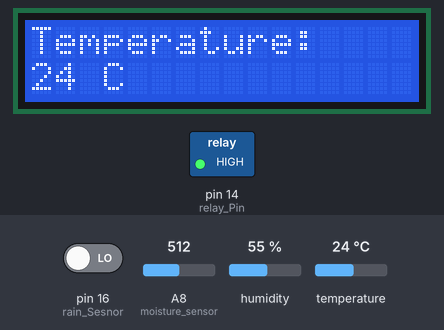
This sketch was run on a simulated Arduino Mega 2560, built with avr-gcc and run on an emulated ATmega2560. On the bench: 16×2 character LCD, switched loads named in the sketch (green lamp = pin HIGH). The inputs (shaded band) are chosen by the test bench; at power-on: humidity 55 %, temperature 24 °C, pin 16 (rain_Sesnor) LOW, A8 (moisture_sensor) = 512. What the sketch prints to the serial monitor is not drawn.

Above: at 28.2 s.
28.3 s: humidity set to 22 %
At 36.6 s:
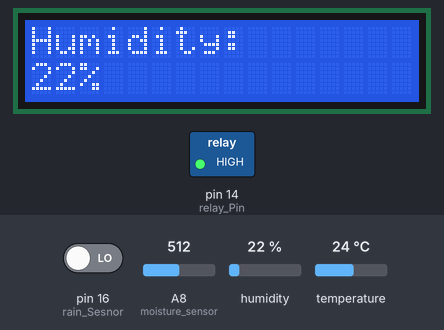
39.7 s: temperature set to 12 °C
At 48.8 s:
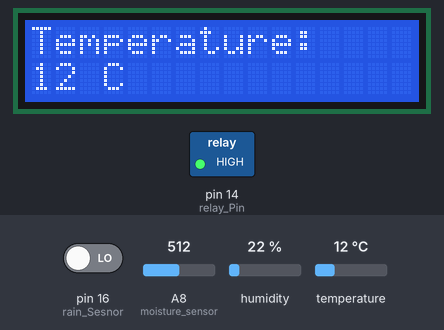
49.8 s: pin 16 (rain_Sesnor) driven HIGH
At 56.6 s:
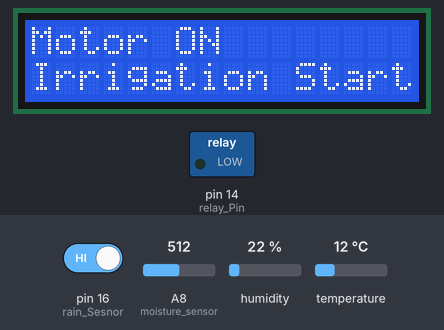
69.0 s: A8 (moisture_sensor) set to 446
At 74.2 s:
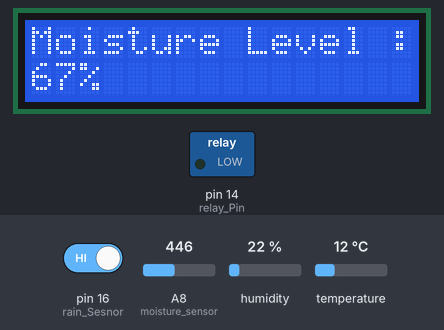
78.0 s: A8 (moisture_sensor) set to 422
At 86.1 s:
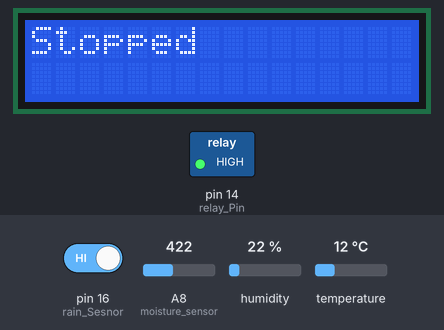
Timing chart, 0 to 87.6 s (numbered marks = the images above; inputs shaded):
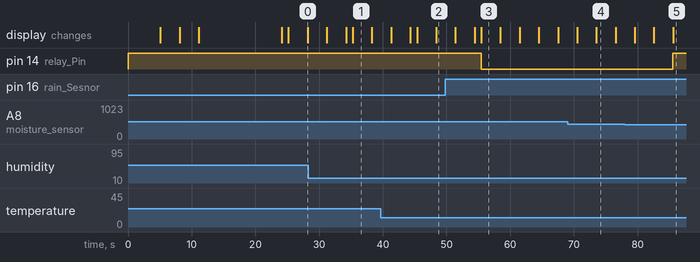

The sketch:

main-mega-final.ino
```cpp
#include <LiquidCrystal.h>
#include "DHT.h"
#include <ArduinoJson.h>

LiquidCrystal lcd(8, 9, 4, 5, 6, 7);
//constants
const String serial_number = "txt-tdt";
const int relay_Pin = 14;
const int DHT11_Sesnor = 21;
const int rain_Sesnor = 16;
const int low_threshold = 35;
const int high_threshold = 80;

const int moisture_sensor = A8;
const int AirValue = 510;  // This is the value of your sensor when you place it in the open air
const int WaterValue = 415;

//variables
int irrigationAction = -1, wait_for = 100;
int humudity_value, temprature_value, moisture_sensor_value, percent = 0;
bool rain_sensor_value;


#define DHTTYPE DHT11
DHT dht(DHT11_Sesnor, DHTTYPE);

void setup() {
  Serial.begin(9600);
  pinMode(relay_Pin, OUTPUT);
  digitalWrite(relay_Pin, HIGH);
  lcd.begin(16, 2);
  lcd.print("SMART IRRIGATION");
  lcd.setCursor(5, 1);
  lcd.print("SYSTEM");
  dht.begin();
  delay(5000);
  lcd.clear();
}
void loop() {
  String wifi_status;

  readDTH11_Sesnor();
  moisture_level_detected();

  // Construct the JSON payload
  DynamicJsonDocument jsonDoc(1024);
  jsonDoc["moisture"]["reading"] = percent;
  jsonDoc["temperature"]["reading"] = temprature_value;
  jsonDoc["humidity"]["reading"] = humudity_value;
  jsonDoc["serial_number"] = serial_number;
  Serial.flush();
  String payload;
  serializeJson(jsonDoc, payload);
  Serial.println(payload);

  //Wait for a trigger command from the receiver Arduino
  while (!Serial.available() && wait_for) {
    delay(100);
    wait_for--;
  }
  String payload2 = "";
  if (Serial.available()) {
    payload2 = Serial.readStringUntil('\n');
    delay(1000);
  }


  deserializeJson(jsonDoc, payload2);
  JsonObject root = jsonDoc.as<JsonObject>();
  irrigationAction = root["predict"];
  //  Serial.print(payload2);
  lcd.clear();
  lcd.print("schedule: ");
  lcd.print(irrigationAction);
  lcd.print("hr");
  delay(1000);

  if (irrigationAction == 0) {
    rain_sensor_value = digitalRead(rain_Sesnor);
    if (rain_sensor_value && percent < high_threshold) {
      water_motor_start();
      while (percent < high_threshold) {
        readDTH11_Sesnor();
        moisture_level_detected();
        rain_sensor_value = digitalRead(rain_Sesnor);
        if (!rain_sensor_value || percent > high_threshold) {
          digitalWrite(relay_Pin, HIGH);
          lcd.clear();
          lcd.print("Stopped");
          if (!rain_sensor_value) {
            lcd.setCursor(0, 1);
            lcd.print("Due to Rain");
          }
          delay(5000);
          return;
        }
      }
    }
    irrigationAction--;
  } else {
    while (irrigationAction > 0) {
      delay(1000);
      irrigationAction--;
    }
    irrigationAction--;
    rain_sensor_value = digitalRead(rain_Sesnor);
    if (rain_sensor_value && percent < high_threshold) {
      water_motor_start();
      while (percent < high_threshold) {

        readDTH11_Sesnor();
        moisture_level_detected();
        rain_sensor_value = digitalRead(rain_Sesnor);
        if (!rain_sensor_value || percent > high_threshold) {

          digitalWrite(relay_Pin, HIGH);
          lcd.clear();
          lcd.print("Stopped");
          if (!rain_sensor_value) {
            lcd.setCursor(0, 1);
            lcd.print("Due to Rain");

          } delay(5000);
          return;
        }
      }
    }
    digitalWrite(relay_Pin, HIGH);
    lcd.clear();
    lcd.print("Motor OFF");
    lcd.setCursor(0, 2);
    delay(3000);
  }

  //after sending the json payload it must wait
  //till the response of irrigation action is sent back from the server
  //the implementation of this code goes here
}


void readDTH11_Sesnor() {

  // Reading temperature or humidity takes about 250 milliseconds!
  // Sensor readings may also be up to 2 seconds 'old' (its a very slow sensor)
  // Read humidity value as a percentage
  humudity_value = dht.readHumidity();
  // Read temperature as Celsius (the default)
  temprature_value = dht.readTemperature();

  lcd.clear();
  lcd.print("Humidity: ");
  lcd.setCursor(0, 2);
  lcd.print(humudity_value);
  lcd.print("%");
  delay(3000);
  lcd.clear();
  lcd.print("Temperature: ");
  lcd.setCursor(0, 2);
  lcd.print(temprature_value);
  lcd.print(" C");
  delay(3000);
}

void moisture_level_detected() {

  moisture_sensor_value = analogRead(moisture_sensor);
  percent = map(moisture_sensor_value, AirValue, WaterValue, 0, 100);
  if (percent < 0) {
    percent = 0;
  }
  if (percent > 100) {
    percent = 100;
  }
  // Check if any reads failed and exit early (to try again).

  lcd.clear();
  lcd.print("Moisture Level :");
  lcd.setCursor(0, 1);
  lcd.print(percent);
  lcd.print("%");
  delay(3000);
}

void water_motor_start() {
  ///the irrigation action code goes over here
  lcd.clear();
  lcd.print("Motor ON");
  lcd.setCursor(0, 2);
  lcd.print("Irrigation Started");
  digitalWrite(relay_Pin, LOW);
  delay(3000);
}
```

Measured:
- the behaviour switches between 434 and 433 on A8 (moisture_sensor) (found by bisection; images 4 and 5)
- after the input at 49.8 s, pin 14 (relay_Pin): HIGH → LOW after 5.6 s; the display: first differs from a run without the input after 5.6 s (image 3)
- after the input at 78.0 s, pin 14 (relay_Pin): LOW → HIGH after 7.6 s
- what the display in image 1 shows lasts 3.0 s, from 35.3 s to 38.3 s
